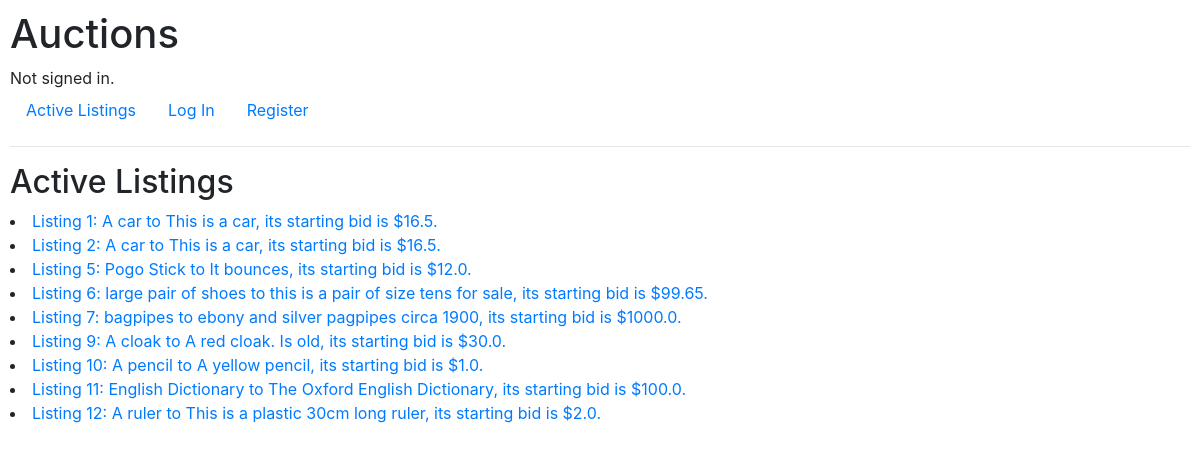
The app's page /, older data.
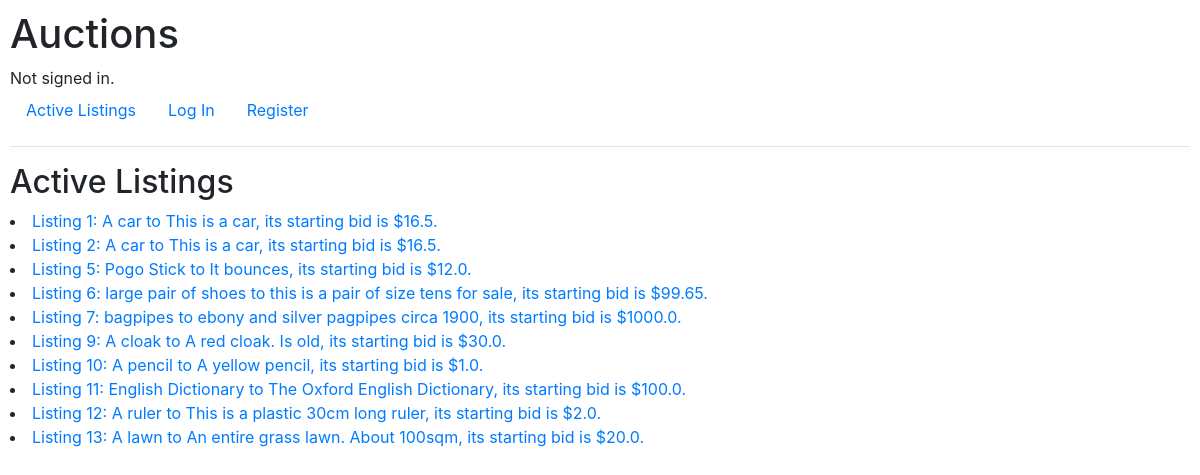
The same page, newer data.
### auctions/models.py (models this page shows, shortened)
class Auction_listings(models.Model):
    name = models.CharField(max_length=64)
    body_text = models.TextField()
    init_price = models.FloatField(max_length=16)
    picture = models.URLField(null = True, blank=True)
    category = models.ForeignKey(Category, on_delete=models.CASCADE, max_length=16, null = True)
    status = models.BooleanField(default = True)

### auctions/views.py (the view)
# urls.py: path("", views.index, name="index"),
def index(request):
    return render(request, "auctions/index.html", {
        "listings": Auction_listings.objects.all()
    })

### auctions/templates/auctions/index.html
{% extends "auctions/layout.html" %}
{% block body %}
    <h2>Active Listings</h2>
    {% for listing in listings %}
    <li>
        <a href="{% url 'listing' listing.id%}">
            Listing {{ listing.id }}: {{ listing.name }} to {{ listing.body_text }}, its starting bid is ${{listing.init_price}}.
        </a>
    </li>
    {% endfor %}
{% endblock %}

Row changes from the older to the newer data that the page shows:
added Auction_listings: id "13", name "A lawn", body_text "An entire grass lawn. About 100sqm", init_price "20.0"
